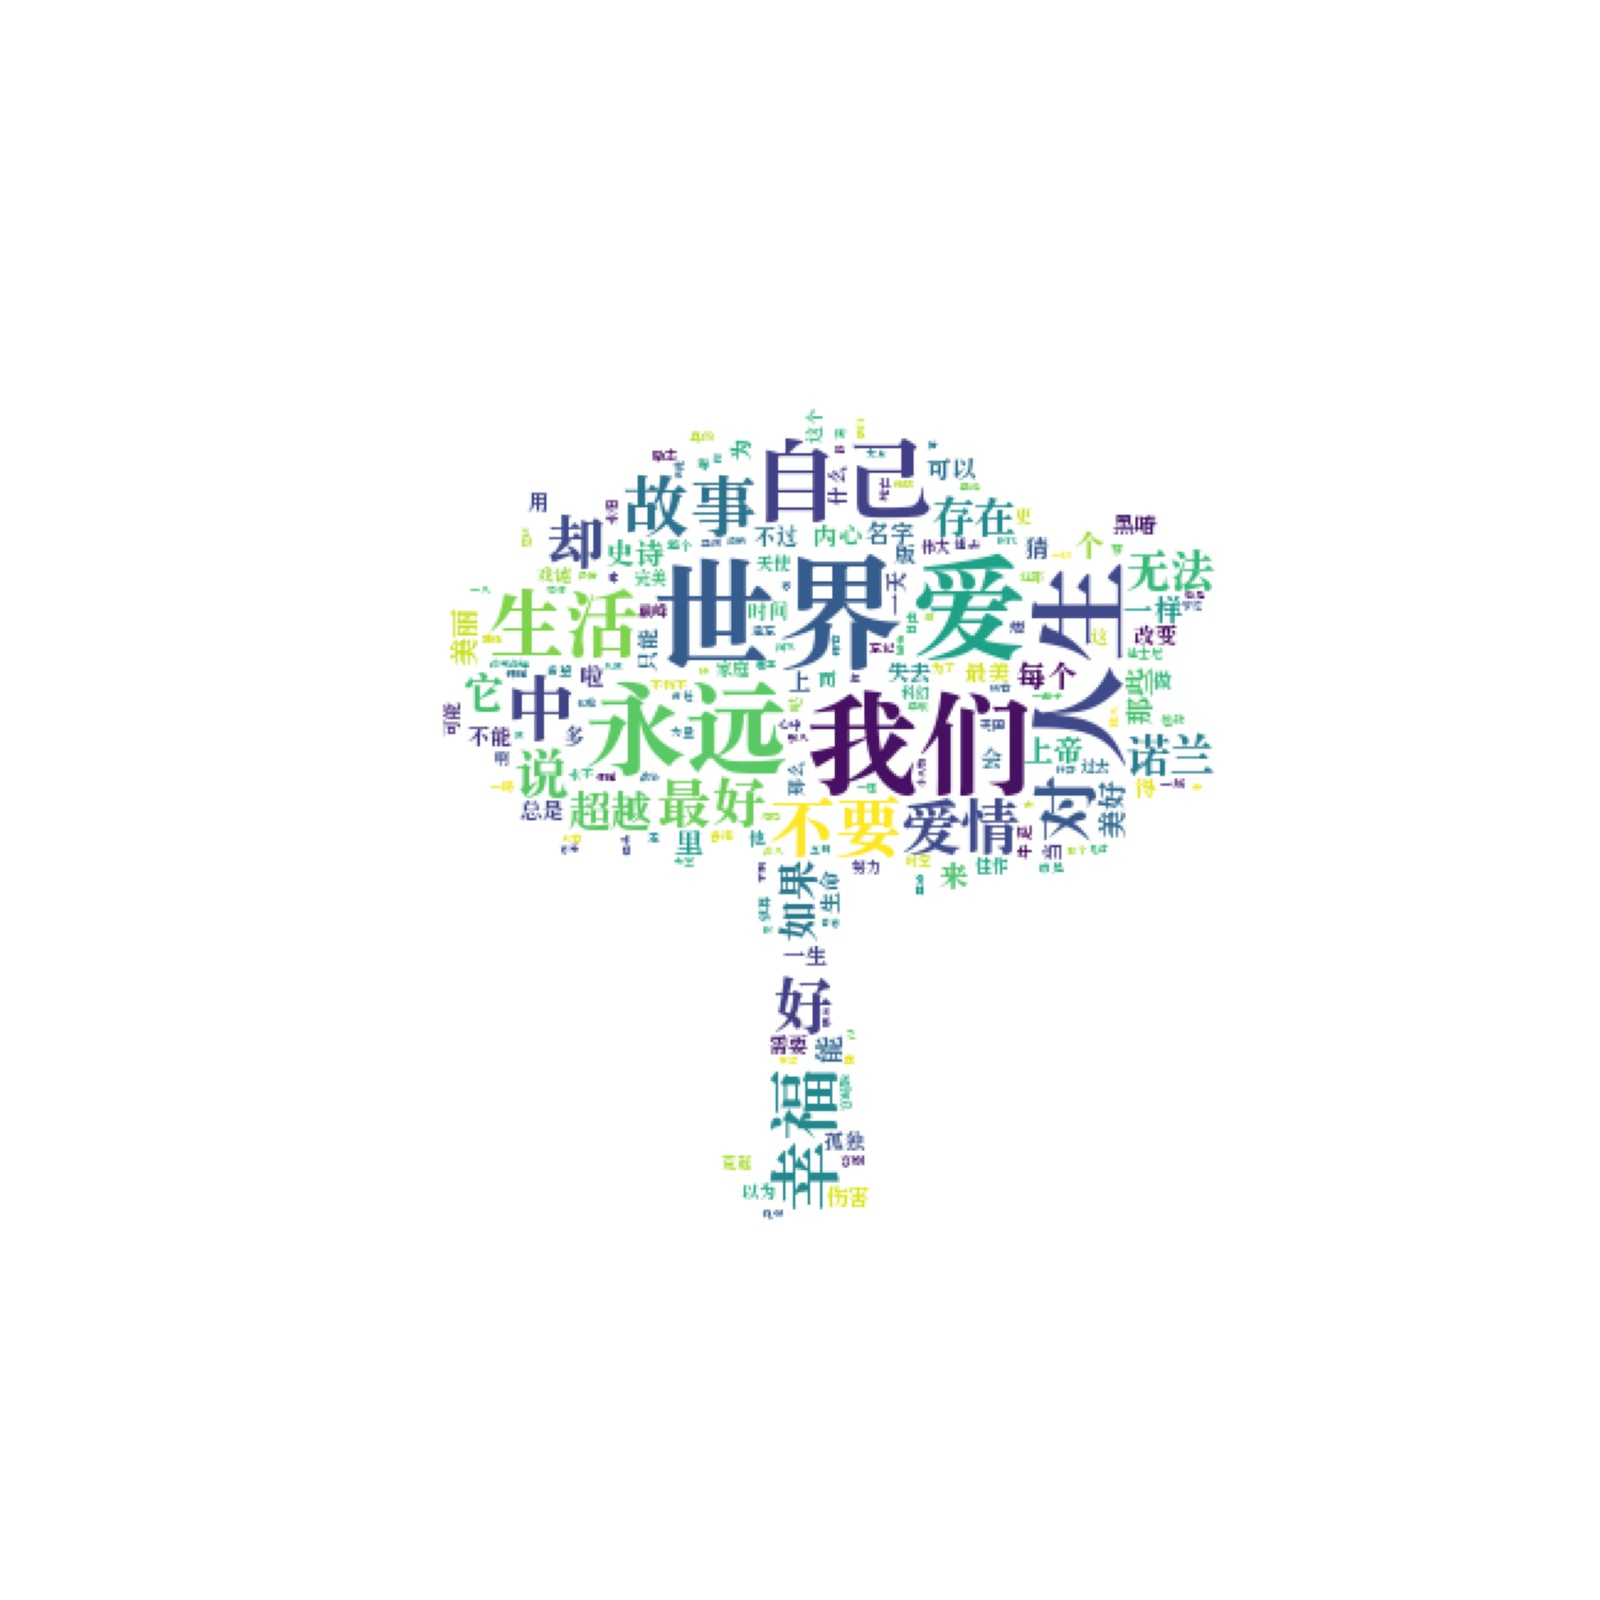

Recreate this plot in Python.
# 用于带坐标系的绘图
from matplotlib import pyplot as plt
# 根据字符串的词语出现的评论生成频率
from wordcloud import WordCloud
# 对字符串进行识别分割
import jieba
# 图片处理常用库
from PIL import Image
# 数组和矩阵运算
import numpy as np
# sqllite处理数据库
import sqlite3

# 获取数据源
def get_data():
    """获取数据源"""
    conn = sqlite3.connect("movie.db")
    cursor = conn.cursor()
    sql = """select instruction from movie_250"""
    data = cursor.execute(sql)
    text = ""
    for item in data:
        text += item[0]
    cursor.close()
    conn.close()
    return text

# 对数据进行处理
def deal_data(text):
    """对数据进行处理"""
    # 对字符串进行切割分离词语,根据语境进行分割
    cut = jieba.cut(text)
    list1 = list(cut)
    s1 = ''
    # 过滤列表,根据需要过滤显示的字段
    list2 = ['的','人','是','了','你','我','和','电影','就是','都','让','一个','不','在','被','与','最','没有','要','才','这样',
             '就','有','没有','给','不是','不会','也','比','一种','一部','大','小']
    for item in list1:
        if item not in list2:
            s1 += item + ' '
    return s1

# 根据传入的图片和字符串,生成词云图片
def get_word_cloud(background_img,str,word_cloud_img):
    """根据传入的图片和字符串,生成词云图片"""
    img = Image.open(background_img)
    # 图片转化为数组
    ima_array = np.array(img)
    wc = WordCloud(
        background_color='white',
        # 背景图
        mask=ima_array,
        font_path="Songti.ttc"
    )
    # 生成词云
    wc.generate_from_text(str)
    # 绘制图片
    figure = plt.figure(figsize=(4,4),dpi=400)
    plt.imshow(wc)
    # 不显示坐标轴
    plt.axis('off')
    # 保存生成文件
    plt.savefig(word_cloud_img)
    # 显示词云图片
    plt.show()

def main():
    # 背景图片地址
    background_img = 'tree.png'
    # 生成的词云图片地址
    word_cloud_img = "word_cloud.jpg"
    # 数据源,只要是字符串即可,这里正好有上个项目的数据
    text = ""
    text = get_data()
    # print(text)
    str = deal_data(text)
    # print(str)
    get_word_cloud(background_img,str,word_cloud_img)

if __name__ == '__main__':
    main()